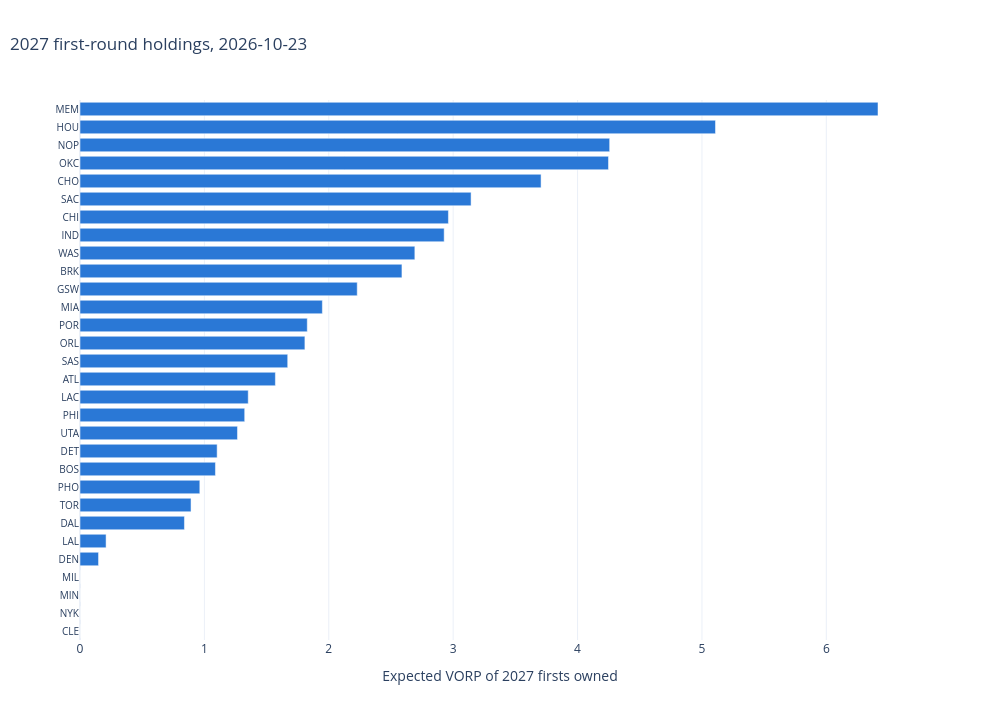

Here is the notebook cell this chart was saved with:
### Code cell
plot_holdings(current).show()

### Figure 1 — Plotly figure (JSON) as saved in the notebook; plotly's stock layout.template omitted (floating-point values rounded to 4 significant figures)
{"data": [{"hovertemplate": "<b>%{y}</b>: %{x:.2f} VORP<extra></extra>", "marker": {"color": "#2a78d6"}, "orientation": "h", "type": "bar", "x": [0.0, 0.0, 0.0, 0.0, 0.1491, 0.2097, 0.8396, 0.8926, 0.9633, 1.089, 1.102, 1.266, 1.324, 1.352, 1.571, 1.67, 1.808, 1.827, 1.948, 2.229, 2.588, 2.692, 2.928, 2.962, 3.144, 3.707, 4.249, 4.258, 5.109, 6.415], "y": ["CLE", "NYK", "MIN", "MIL", "DEN", "LAL", "DAL", "TOR", "PHO", "BOS", "DET", "UTA", "PHI", "LAC", "ATL", "SAS", "ORL", "POR", "MIA", "GSW", "BRK", "WAS", "IND", "CHI", "SAC", "CHO", "OKC", "NOP", "HOU", "MEM"]}], "layout": {"bargap": 0.25, "height": 720, "hoverlabel": {"bgcolor": "white"}, "title": {"text": "2027 first-round holdings, 2026-10-23", "x": 0.01}, "width": 1000, "xaxis": {"rangemode": "tozero", "title": {"text": "Expected VORP of 2027 firsts owned"}}, "yaxis": {"tickfont": {"size": 10}}}}
